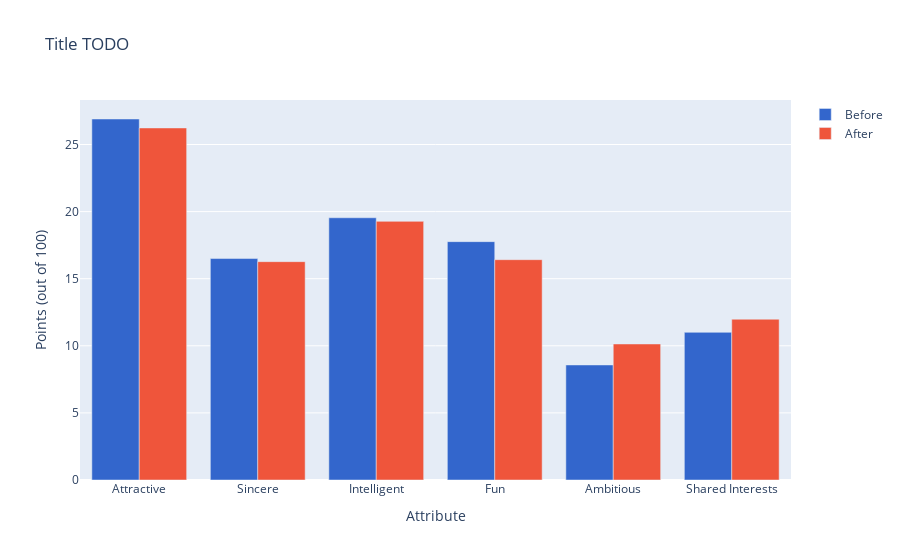

Here is the notebook cell this chart was saved with:
### Code cell
df_merge_mal = df_mal_not.merge(df_mal_not_after, on="attribute")

display(df_merge_mal.head(6))

#fig_3.show()

fig = go.Figure(
    data=[
        go.Bar(
            name='Before',
            x=df_merge_mal["attribute"],
            y=df_merge_mal["points"],
            marker=go.bar.Marker(color=px.colors.qualitative.G10[0])),
        go.Bar(
            name='After',
            x=df_merge_mal["attribute"],
            y=df_merge_mal["points_after"],
            marker=go.bar.Marker(color=px.colors.qualitative.Plotly[1]))
])

fig.update_layout(
    barmode='group',
    title="Title TODO",
    xaxis_title="Attribute",
    yaxis_title="Points (out of 100)"
)

fig.show()

### Figure 1 — Plotly figure (JSON) as saved in the notebook; plotly's stock layout.template omitted (floating-point values rounded to 4 significant figures)
{"data": [{"marker": {"color": "#3366CC"}, "name": "Before", "type": "bar", "x": ["Attractive", "Sincere", "Intelligent", "Fun", "Ambitious", "Shared Interests"], "y": [26.9, 16.5, 19.54, 17.76, 8.573, 11.0]}, {"marker": {"color": "#EF553B"}, "name": "After", "type": "bar", "x": ["Attractive", "Sincere", "Intelligent", "Fun", "Ambitious", "Shared Interests"], "y": [26.23, 16.27, 19.27, 16.42, 10.14, 11.98]}], "layout": {"barmode": "group", "title": {"text": "Title TODO"}, "xaxis": {"title": {"text": "Attribute"}}, "yaxis": {"title": {"text": "Points (out of 100)"}}}}
